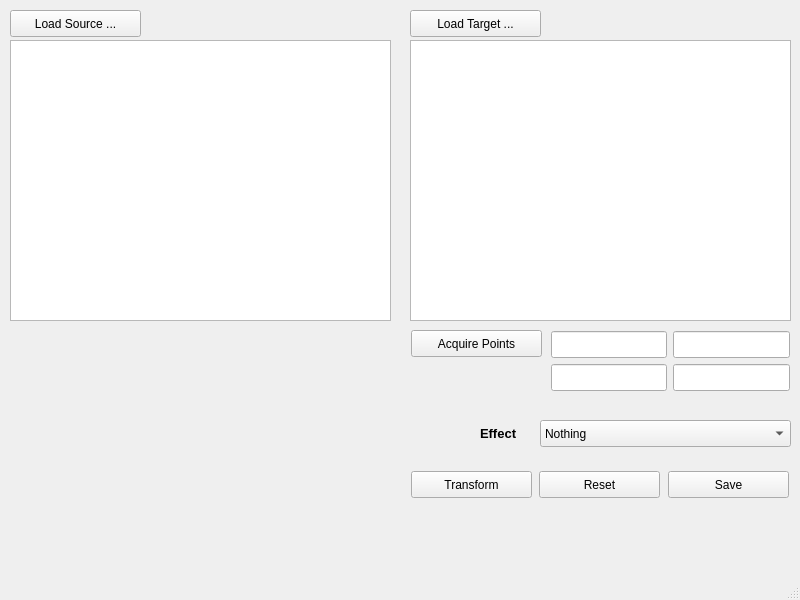
<?xml version="1.0" encoding="UTF-8"?>
<ui version="4.0">
 <class>MainWindow</class>
 <widget class="QMainWindow" name="MainWindow">
  <property name="geometry">
   <rect>
    <x>0</x>
    <y>0</y>
    <width>800</width>
    <height>600</height>
   </rect>
  </property>
  <property name="windowTitle">
   <string>MainWindow</string>
  </property>
  <widget class="QWidget" name="centralwidget">
   <widget class="QGraphicsView" name="sourceGraph">
    <property name="geometry">
     <rect>
      <x>10</x>
      <y>40</y>
      <width>381</width>
      <height>281</height>
     </rect>
    </property>
   </widget>
   <widget class="QGraphicsView" name="targetGraph">
    <property name="geometry">
     <rect>
      <x>410</x>
      <y>40</y>
      <width>381</width>
      <height>281</height>
     </rect>
    </property>
   </widget>
   <widget class="QPushButton" name="sourceButton">
    <property name="geometry">
     <rect>
      <x>10</x>
      <y>10</y>
      <width>131</width>
      <height>27</height>
     </rect>
    </property>
    <property name="text">
     <string>Load Source ...</string>
    </property>
   </widget>
   <widget class="QPushButton" name="targetButton">
    <property name="geometry">
     <rect>
      <x>410</x>
      <y>10</y>
      <width>131</width>
      <height>27</height>
     </rect>
    </property>
    <property name="text">
     <string>Load Target ...</string>
    </property>
   </widget>
   <widget class="QPushButton" name="acquireButton">
    <property name="geometry">
     <rect>
      <x>411</x>
      <y>330</y>
      <width>131</width>
      <height>27</height>
     </rect>
    </property>
    <property name="text">
     <string>Acquire Points</string>
    </property>
    <property name="checkable">
     <bool>true</bool>
    </property>
   </widget>
   <widget class="QPushButton" name="transformButton">
    <property name="geometry">
     <rect>
      <x>411</x>
      <y>471</y>
      <width>121</width>
      <height>27</height>
     </rect>
    </property>
    <property name="text">
     <string>Transform</string>
    </property>
   </widget>
   <widget class="QPushButton" name="resetButton">
    <property name="geometry">
     <rect>
      <x>539</x>
      <y>471</y>
      <width>121</width>
      <height>27</height>
     </rect>
    </property>
    <property name="text">
     <string>Reset</string>
    </property>
   </widget>
   <widget class="QPushButton" name="saveButton">
    <property name="geometry">
     <rect>
      <x>668</x>
      <y>471</y>
      <width>121</width>
      <height>27</height>
     </rect>
    </property>
    <property name="text">
     <string>Save</string>
    </property>
   </widget>
   <widget class="QLineEdit" name="point1Edit">
    <property name="geometry">
     <rect>
      <x>551</x>
      <y>331</y>
      <width>116</width>
      <height>27</height>
     </rect>
    </property>
    <property name="readOnly">
     <bool>true</bool>
    </property>
   </widget>
   <widget class="QLineEdit" name="point2Edit">
    <property name="geometry">
     <rect>
      <x>673</x>
      <y>331</y>
      <width>117</width>
      <height>27</height>
     </rect>
    </property>
    <property name="readOnly">
     <bool>true</bool>
    </property>
   </widget>
   <widget class="QLineEdit" name="point3Edit">
    <property name="geometry">
     <rect>
      <x>551</x>
      <y>364</y>
      <width>116</width>
      <height>27</height>
     </rect>
    </property>
    <property name="readOnly">
     <bool>true</bool>
    </property>
   </widget>
   <widget class="QLineEdit" name="point4Edit">
    <property name="geometry">
     <rect>
      <x>673</x>
      <y>364</y>
      <width>117</width>
      <height>27</height>
     </rect>
    </property>
    <property name="readOnly">
     <bool>true</bool>
    </property>
   </widget>
   <widget class="QComboBox" name="effectCombo">
    <property name="geometry">
     <rect>
      <x>540</x>
      <y>420</y>
      <width>251</width>
      <height>27</height>
     </rect>
    </property>
    <item>
     <property name="text">
      <string>Nothing</string>
     </property>
    </item>
    <item>
     <property name="text">
      <string>Rotate 90°</string>
     </property>
    </item>
    <item>
     <property name="text">
      <string>Rotate 180°</string>
     </property>
    </item>
    <item>
     <property name="text">
      <string>Rotate 270°</string>
     </property>
    </item>
    <item>
     <property name="text">
      <string>Flip Horizontally</string>
     </property>
    </item>
    <item>
     <property name="text">
      <string>Flip Vertically</string>
     </property>
    </item>
    <item>
     <property name="text">
      <string>Transpose</string>
     </property>
    </item>
   </widget>
   <widget class="QLabel" name="effectLbl">
    <property name="geometry">
     <rect>
      <x>480</x>
      <y>420</y>
      <width>51</width>
      <height>27</height>
     </rect>
    </property>
    <property name="text">
     <string>&lt;!DOCTYPE HTML PUBLIC &quot;-//W3C//DTD HTML 4.0//EN&quot; &quot;http://www.w3.org/TR/REC-html40/strict.dtd&quot;&gt;
&lt;html&gt;&lt;head&gt;&lt;meta name=&quot;qrichtext&quot; content=&quot;1&quot; /&gt;&lt;style type=&quot;text/css&quot;&gt;
p, li { white-space: pre-wrap; }
&lt;/style&gt;&lt;/head&gt;&lt;body style=&quot; font-family:'Sans'; font-size:10pt; font-weight:400; font-style:normal;&quot;&gt;
&lt;p style=&quot; margin-top:0px; margin-bottom:0px; margin-left:0px; margin-right:0px; -qt-block-indent:0; text-indent:0px;&quot;&gt;&lt;span style=&quot; font-weight:600;&quot;&gt;Effect&lt;/span&gt;&lt;/p&gt;&lt;/body&gt;&lt;/html&gt;</string>
    </property>
   </widget>
  </widget>
  <widget class="QStatusBar" name="statusbar"/>
 </widget>
 <resources/>
 <connections/>
</ui>
